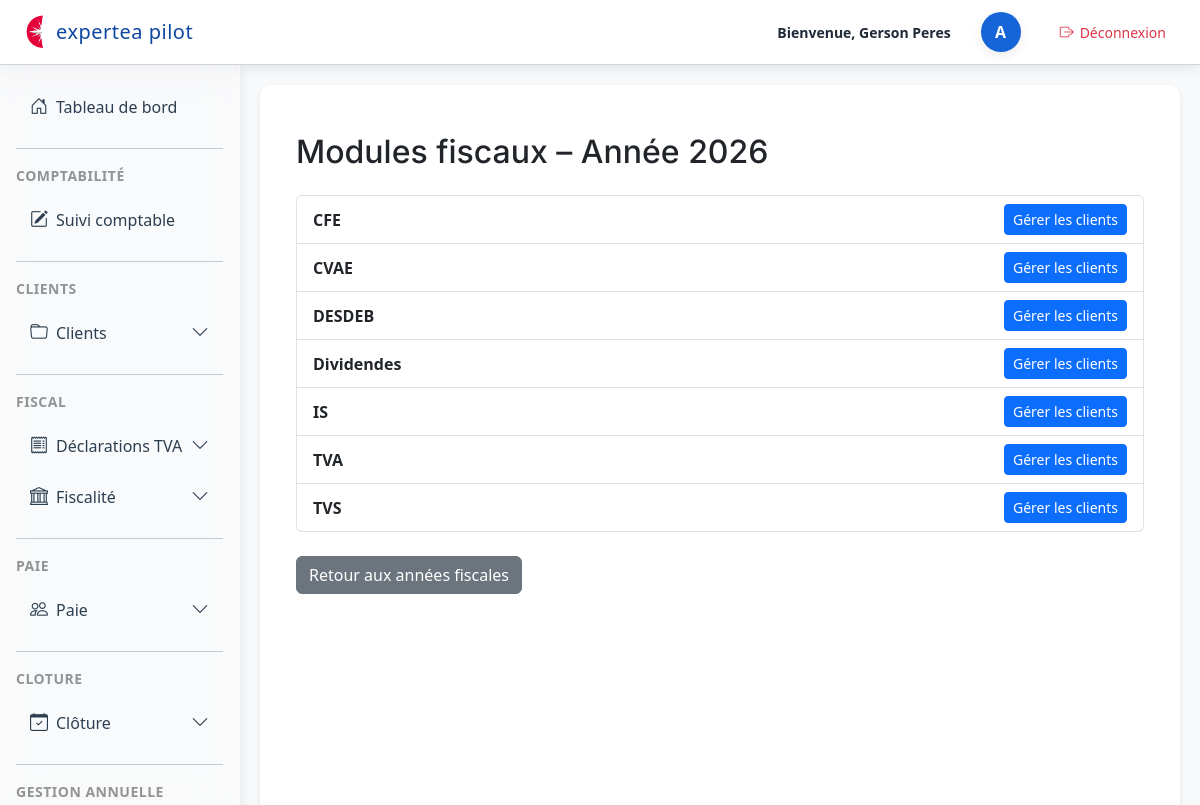
Page /dossiers/fiscal/2/modules/ (signed in) on the committed database.
### dossiers/models.py (models this page shows, shortened)
class AnneeFiscale(models.Model):
    annee = models.IntegerField(unique=True)

class ModuleFiscal(models.Model):
    nom = models.CharField(max_length=50, unique=True)  # IS, CFE, CVAE, TVS, DESDEB, Dividendes

### dossiers/views.py (the view)
# urls.py: path("fiscal/<int:annee_id>/modules/", views.fiscal_modules, name="fiscal_modules"),
@login_required
def fiscal_modules(request, annee_id):
    annee = get_object_or_404(AnneeFiscale, id=annee_id)
    modules = ModuleFiscal.objects.all().order_by("nom")
    return render(request, "fiscal/modules.html", {
        "annee": annee,
        "modules": modules,
    })

### cabinet_compta/context_processors.py (called while the page is built)
def user_role(request):
    if not request.user.is_authenticated:
        return {"base_template": "base.html"}
    groups = request.user.groups.values_list("name", flat=True)
    if "Client" in groups:
        return {"base_template": "base_paie_client.html"}
    if "Partenaire" in groups:
        return {"base_template": "base_partenaire.html"}
    return {"base_template": "base.html"}

### dossiers/context_processors.py (called while the page is built)
def last_fiscal_year(request):
    current_year = date.today().year
    try:
        year_obj = AnneeFiscale.objects.get(annee=current_year)
        return {"last_year": year_obj.id}
    except AnneeFiscale.DoesNotExist:
        try:
            last_year_obj = AnneeFiscale.objects.latest("annee")
            return {"last_year": last_year_obj.id}
        except AnneeFiscale.DoesNotExist:
            return {"last_year": None}

def cloture_context(request):
    derniere_annee = ClotureAnnee.objects.order_by('-annee').first()
    return {
        "derniere_annee": derniere_annee
    }

### dossiers/templates/fiscal/modules.html
{% extends "base.html" %}
{% load static %}
{% block content %}
<div class="container mt-4">
    <h2 class="mb-4">
        Modules fiscaux – Année {{ annee.annee }}
    </h2>
    {% if modules %}
        <div class="list-group">
            {% for module in modules %}
                <div class="list-group-item d-flex justify-content-between align-items-center">
                    <div>
                        <strong>{{ module.nom }}</strong>
                    </div>
                    <div>
                        <a href="{% url 'fiscal_clients_module' annee.id module.id %}"
                           class="btn btn-primary btn-sm">
                            Gérer les clients
                        </a>
                    </div>
                </div>
            {% endfor %}
        </div>
    {% else %}
        <p class="text-muted">Aucun module fiscal n’a été trouvé pour cette année.</p>
    {% endif %}
    <div class="mt-4">
        <a href="{% url 'fiscal_annees' %}" class="btn btn-secondary">
            Retour aux années fiscales
        </a>
    </div>
</div>
{% endblock %}

### dossiers/templates/base.html (shortened to what this page needs)
<!DOCTYPE html>
<html lang="fr">
<head>
    {% load static %}
    <link rel="stylesheet" href="{% static 'css/base.css' %}">
    <link rel="stylesheet" href="{% static 'css/dashboard.css' %}">
    <link rel="stylesheet"
          href="https://cdn.jsdelivr.net/npm/bootstrap@5.3.0/dist/css/bootstrap.min.css">
    <link rel="stylesheet"
      href="https://cdn.jsdelivr.net/npm/bootstrap-icons@1.11.3/font/bootstrap-icons.css">
</head>
<body class="bg-light">
<header class="top-header">
    <div class="header-left">
        <img src="{% static 'img/logo.png' %}" alt="Logo" class="header-logo">
        <span class="header-title">expertea pilot</span>
    </div>
    <div class="header-right">
        <span class="welcome-text">Bienvenue, {{request.user.get_full_name }}</span>
        <div class="avatar-circle d-flex justify-content-center align-items-center"
             style="width:40px; height:40px; border-radius:50%; background:#1565d8; color:white; font-weight:600; margin-left:15px;">
            {{ user.username|first|upper }}
        </div>
<a href="{% url 'logout' %}"
   class="btn btn-sm d-flex align-items-center"
   style="margin-left: 15px; background:white; color:#dc3545; border-radius:12px;">
    <i class="bi bi-box-arrow-right" style="margin-right:6px;"></i>
    Déconnexion
</a>
    </div>
</header>
<div class="layout-container d-flex w-100">
    <div class="sidebar-column position-relative d-flex flex-column">
        <aside id="sidebar" class="sidebar p-3">
            <nav class="nav flex-column">
<a class="nav-link d-flex align-items-center gap-2 {% if request.resolver_match.url_name == 'dashboard' %}active{% endif %}"
   href="{% url 'user_space' %}">
    <i class="bi bi-house-door"></i>
    <span class="sidebar-text">Tableau de bord</span>
</a>
                <hr class="sidebar-separator my-3 opacity-25">
                <div class="sidebar-section-title text-uppercase small opacity-75 mb-2">
                    Comptabilité
                </div>
                <a class="nav-link text-white d-flex align-items-center gap-2 {% if request.resolver_match.url_name == 'liste_suivi_comptable' %}active{% endif %}"
                   href="{% url 'liste_suivi_comptable' %}">
                    <i class="bi bi-pencil-square"></i>
                    <span class="sidebar-text">Suivi comptable</span>
                </a>
                <hr class="sidebar-separator my-3 opacity-25">
                <div class="sidebar-section-title text-uppercase small opacity-75 mb-2">
                    CLIENTS
                </div>
                <div class="nav-item">
                    <a class="nav-link text-white d-flex align-items-center gap-2"
                       data-bs-toggle="collapse"
                       href="#menuCLIENTS"
                       role="button"
                       aria-expanded="false"
                       aria-controls="menuCLIENTS">
                        <i class="bi bi-folder"></i>
                        <span class="sidebar-text">Clients</span>
                        <i class="bi bi-chevron-down ms-auto small"></i>
                    </a>
                </div>
                <hr class="sidebar-separator my-3 opacity-25">
                <div class="sidebar-section-title text-uppercase small opacity-75 mb-2">
                    FISCAL
                </div>
                <div class="nav-item">
                    <a class="nav-link text-white d-flex align-items-center gap-2"
                       data-bs-toggle="collapse"
                       href="#menuTVA"
                       role="button"
                       aria-expanded="false"
                       aria-controls="menuTVA">
                        <i class="bi bi-receipt"></i>
                        <span class="sidebar-text">Déclarations TVA</span>
                        <i class="bi bi-chevron-down ms-auto small"></i>
                    </a>
                </div>
		<div class="nav-item">
		    <a class="nav-link text-white d-flex align-items-center gap-2"
		       data-bs-toggle="collapse"
		       href="#menuFISCAL"
		       role="button"
		       aria-expanded="false"
		       aria-controls="menuFISCAL">
		        <i class="bi bi-bank"></i>
		        <span class="sidebar-text">Fiscalité</span>
		        <i class="bi bi-chevron-down ms-auto small"></i>
		    </a>
</div>
		<hr class="sidebar-separator my-3 opacity-25">
		<div class="sidebar-section-title text-uppercase small opacity-75 mb-2">
		    Paie
		</div>
		<div class="nav-item">
		    <a class="nav-link text-white d-flex align-items-center gap-2"
		       data-bs-toggle="collapse"
		       href="#menuPAIE"
		       role="button"
		       aria-expanded="false"
		       aria-controls="menuPAIE">
		        <i class="bi bi-people"></i>
		        <span class="sidebar-text">Paie</span>
		        <i class="bi bi-chevron-down ms-auto small"></i>
		    </a>
    </div>
<hr class="sidebar-separator my-3 opacity-25">
<div class="sidebar-section-title text-uppercase small opacity-75 mb-2">
    CLOTURE
</div>
<div class="nav-item">
    <a class="nav-link text-white d-flex align-items-center gap-2"
       data-bs-toggle="collapse"
       href="#menuCLOTURE"
       role="button"
       aria-expanded="false"
       aria-controls="menuCLOTURE">
        <i class="bi bi-calendar-check"></i>
        <span class="sidebar-text">Clôture</span>
        <i class="bi bi-chevron-down ms-auto small"></i>
    </a>
</div>
		<hr class="sidebar-separator my-3 opacity-25">
		<div class="sidebar-section-title text-uppercase small opacity-75 mb-2">
		    Gestion Annuelle
		</div>
            </nav>
        </aside>
    </div>
    <main class="flex-grow-1 p-4">
        {% block content %}
        {% endblock %}
    </main>
</div>
</body>
</html>

### dossiers/static/css/base.css (style rules this page uses)
:root { --blue-primary: #0d6efd; --blue-dark: #0b5ed7; --blue-light: #e7f1ff; --sidebar-bg: #0a1a2b; --sidebar-hover: rgba(255, 255, 255, 0.12); --sidebar-active: #0d6efd; --text-light: #f8f9fa; }
body { font-family: 'Inter', sans-serif; background: var(--blue-light); }
main { background: white; padding: 25px; border-radius: 10px; box-shadow: 0 2px 6px rgba(0, 0, 0, 0.08); margin: 20px; }
h1, h2, h3, h4, h5, .card h1, .card h2, .card h3, .card h4 { font-family: 'Inter', sans-serif; font-weight: 600; color: var(--blue-dark); margin-top: 0; margin-bottom: 18px; }
a { transition: color 0.2s ease; }
.btn { padding: 8px 16px; border-radius: 6px; text-decoration: none; font-weight: 600; display: inline-block; transition: background 0.2s ease, color 0.2s ease, box-shadow 0.2s ease; }
.btn-primary { background: var(--blue-primary); color: white; border: none; }
.btn-secondary { background: #6c757d; color: white; border: none; }
.sidebar { width: 240px; min-height: 100vh; background: var(--sidebar-bg); color: var(--text-light); transition: width 0.25s ease; overflow: hidden; }
.sidebar .nav-link { padding: 10px 15px; border-radius: 6px; margin-bottom: 6px; transition: background 0.2s; font-weight: 500; }
:root { --radius-small: 6px; --radius-medium: 10px; }
h1, h2, h3, h4, h5 { font-family: 'Inter', sans-serif; font-weight: 600; color: var(--blue-dark); }
.sidebar-column { width: 240px; min-height: 100vh; position: relative; flex-shrink: 0; }
.layout-container { height: calc(100vh - 65px); overflow: hidden; }
main { overflow-y: auto; height: 100%; }
.top-header { height: 65px; }
.top-header, .layout-container { position: relative !important; z-index: 1 !important; }
#layoutSidenav, #layoutSidenav_content, .sidebar, .navbar, .header, .content, .main-content, .page-wrapper, .wrapper, .layout, .container, .container-fluid { position: relative !important; z-index: 1 !important; }
.layout-container { min-height: calc(100vh - 60px); }
.sidebar { width: 230px; }
.sidebar { background: rgba(255, 255, 255, 0.20) !important; backdrop-filter: blur(18px) saturate(180%) !important; -webkit-backdrop-filter: blur(18px) saturate(180%) !important; border-right: 1px solid rgba(255, 255, 255, 0.35) !important; min-height: 100vh; color: #2c3e50 !important; }
.sidebar-section-title { color: rgba(0, 0, 0, 0.55) !important; font-weight: 600; letter-spacing: 0.5px; }
.sidebar .nav-link { color: #2c3e50 !important; padding: 10px 14px; border-radius: 8px; margin: 2px 0; transition: all 0.2s ease-in-out; }
.sidebar .nav-link i { font-size: 18px; transition: color 0.2s ease-in-out; }
.header-title { font-weight: 300 !important; letter-spacing: 0.5px; font-size: 1.6rem; }

### dossiers/static/css/dashboard.css (style rules this page uses)
:root { --blue: #1565D8; --blue-dark: #0D47A1; --blue-light: #E8F0FE; --grey-light: #F3F4F6; --grey-medium: #D1D5DB; --grey-dark: #1F2937; --white: #ffffff; --red: #D32F2F; --shadow: 0 4px 12px rgba(0,0,0,0.08); }
body { font-family: 'Inter', sans-serif; background: var(--grey-light); color: var(--grey-dark); margin: 0; }
.sidebar { background: var(--white); border-right: 1px solid var(--grey-medium); padding: 20px 0; width: 240px; overflow: hidden; transition: width 0.3s ease; box-shadow: var(--shadow); }
.top-header { height: 65px; background: var(--white); border-bottom: 1px solid var(--grey-medium); box-shadow: var(--shadow); display: flex; align-items: center; justify-content: space-between; padding: 0 25px; position: sticky; top: 0; z-index: 50; }
.header-left { display: flex; align-items: center; gap: 12px; }
.header-logo { height: 38px; width: auto; }
.header-title { font-size: 20px; font-weight: 700; color: var(--blue-dark); }
.header-right { display: flex; align-items: center; gap: 15px; }
.welcome-text { font-size: 14px; font-weight: 600; color: var(--grey-dark); }
.avatar-circle { width: 38px; height: 38px; background: var(--blue); color: white; border-radius: 50%; display: flex; justify-content: center; align-items: center; font-weight: 700; font-size: 16px; box-shadow: var(--shadow); }
.sidebar { width: 240px !important; }

### rows in the picture
AnneeFiscale: annee "2026"
ModuleFiscal: nom "CFE"
ModuleFiscal: nom "CVAE"
ModuleFiscal: nom "DESDEB"
ModuleFiscal: nom "Dividendes"
ModuleFiscal: nom "IS"
ModuleFiscal: nom "TVA"
ModuleFiscal: nom "TVS"

### other values in the picture
{{ request.user.get_full_name }} "Gerson Peres"
{{ user.username|first|upper }} "A"
